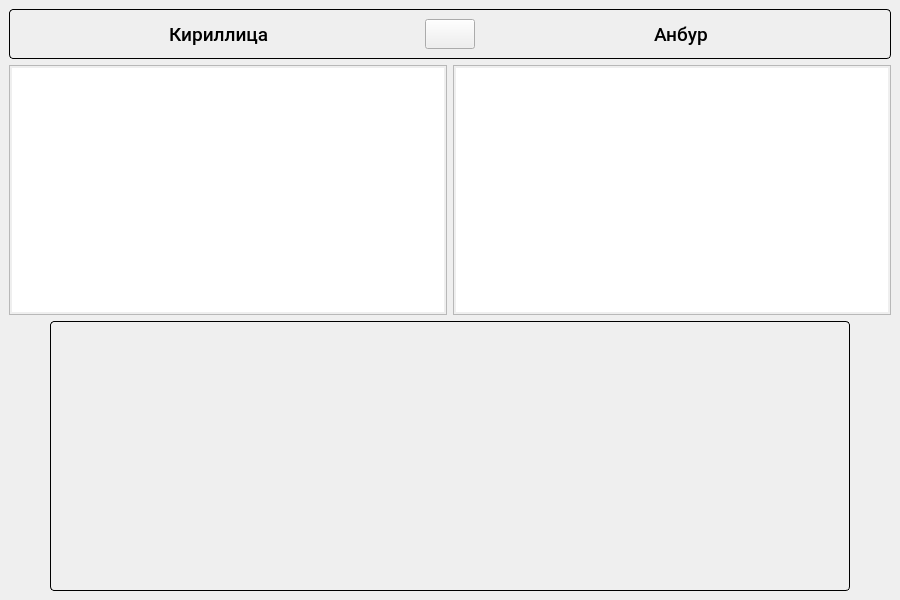
<?xml version="1.0" encoding="UTF-8"?>
<ui version="4.0">
 <class>MainWindow</class>
 <widget class="QMainWindow" name="MainWindow">
  <property name="geometry">
   <rect>
    <x>0</x>
    <y>0</y>
    <width>900</width>
    <height>600</height>
   </rect>
  </property>
  <property name="minimumSize">
   <size>
    <width>900</width>
    <height>600</height>
   </size>
  </property>
  <property name="maximumSize">
   <size>
    <width>16777215</width>
    <height>16777215</height>
   </size>
  </property>
  <property name="windowTitle">
   <string>MainWindow</string>
  </property>
  <property name="styleSheet">
   <string notr="true">#frame, #frame_2 {
	border-radius: 4px;
	border: 1px solid;
}</string>
  </property>
  <widget class="QWidget" name="centralwidget">
   <layout class="QGridLayout" name="gridLayout">
    <item row="0" column="0" colspan="3">
     <widget class="QFrame" name="frame">
      <property name="minimumSize">
       <size>
        <width>0</width>
        <height>50</height>
       </size>
      </property>
      <property name="maximumSize">
       <size>
        <width>16777215</width>
        <height>50</height>
       </size>
      </property>
      <property name="styleSheet">
       <string notr="true"/>
      </property>
      <property name="frameShape">
       <enum>QFrame::StyledPanel</enum>
      </property>
      <property name="frameShadow">
       <enum>QFrame::Raised</enum>
      </property>
      <layout class="QHBoxLayout" name="horizontalLayout_2">
       <item>
        <layout class="QHBoxLayout" name="horizontalLayout_4">
         <item>
          <spacer name="horizontalSpacer_3">
           <property name="orientation">
            <enum>Qt::Horizontal</enum>
           </property>
           <property name="sizeHint" stdset="0">
            <size>
             <width>40</width>
             <height>20</height>
            </size>
           </property>
          </spacer>
         </item>
         <item>
          <widget class="QLabel" name="label_2">
           <property name="font">
            <font>
             <family>Roboto Medium</family>
             <pointsize>14</pointsize>
            </font>
           </property>
           <property name="text">
            <string>Кириллица</string>
           </property>
          </widget>
         </item>
         <item>
          <spacer name="horizontalSpacer_4">
           <property name="orientation">
            <enum>Qt::Horizontal</enum>
           </property>
           <property name="sizeHint" stdset="0">
            <size>
             <width>40</width>
             <height>20</height>
            </size>
           </property>
          </spacer>
         </item>
        </layout>
       </item>
       <item>
        <widget class="QPushButton" name="reverse_translate_btn">
         <property name="minimumSize">
          <size>
           <width>50</width>
           <height>30</height>
          </size>
         </property>
         <property name="text">
          <string/>
         </property>
         <property name="icon">
          <iconset>
           <normaloff>../img/arrow_right.png</normaloff>../img/arrow_right.png</iconset>
         </property>
        </widget>
       </item>
       <item>
        <layout class="QHBoxLayout" name="horizontalLayout_3">
         <item>
          <spacer name="horizontalSpacer">
           <property name="orientation">
            <enum>Qt::Horizontal</enum>
           </property>
           <property name="sizeHint" stdset="0">
            <size>
             <width>40</width>
             <height>20</height>
            </size>
           </property>
          </spacer>
         </item>
         <item>
          <widget class="QLabel" name="label">
           <property name="font">
            <font>
             <family>Roboto Medium</family>
             <pointsize>14</pointsize>
            </font>
           </property>
           <property name="text">
            <string>Анбур</string>
           </property>
          </widget>
         </item>
         <item>
          <spacer name="horizontalSpacer_2">
           <property name="orientation">
            <enum>Qt::Horizontal</enum>
           </property>
           <property name="sizeHint" stdset="0">
            <size>
             <width>40</width>
             <height>20</height>
            </size>
           </property>
          </spacer>
         </item>
        </layout>
       </item>
      </layout>
     </widget>
    </item>
    <item row="2" column="0">
     <spacer name="horizontalSpacer_5">
      <property name="orientation">
       <enum>Qt::Horizontal</enum>
      </property>
      <property name="sizeHint" stdset="0">
       <size>
        <width>40</width>
        <height>20</height>
       </size>
      </property>
     </spacer>
    </item>
    <item row="2" column="1">
     <widget class="QFrame" name="frame_2">
      <property name="minimumSize">
       <size>
        <width>800</width>
        <height>270</height>
       </size>
      </property>
      <property name="styleSheet">
       <string notr="true">#frame_2 {
	background: qlineargradient(x1:0, y1:0, x2:1, y2:1,
                  stop:0 #cacaca, stop:1 #faeecb)
}</string>
      </property>
      <property name="frameShape">
       <enum>QFrame::StyledPanel</enum>
      </property>
      <property name="frameShadow">
       <enum>QFrame::Raised</enum>
      </property>
      <layout class="QVBoxLayout" name="verticalLayout">
       <item>
        <layout class="QVBoxLayout" name="keyboard_layout"/>
       </item>
      </layout>
     </widget>
    </item>
    <item row="2" column="2">
     <spacer name="horizontalSpacer_6">
      <property name="orientation">
       <enum>Qt::Horizontal</enum>
      </property>
      <property name="sizeHint" stdset="0">
       <size>
        <width>40</width>
        <height>20</height>
       </size>
      </property>
     </spacer>
    </item>
    <item row="1" column="0" colspan="3">
     <layout class="QGridLayout" name="gridLayout_2">
      <item row="0" column="0">
       <widget class="QPlainTextEdit" name="plainTextEdit">
        <property name="minimumSize">
         <size>
          <width>300</width>
          <height>100</height>
         </size>
        </property>
        <property name="font">
         <font>
          <family>Calibri</family>
          <pointsize>14</pointsize>
         </font>
        </property>
        <property name="styleSheet">
         <string notr="true">padding: 2px;</string>
        </property>
        <property name="plainText">
         <string/>
        </property>
       </widget>
      </item>
      <item row="0" column="1">
       <widget class="QPlainTextEdit" name="plainTextEdit_2">
        <property name="minimumSize">
         <size>
          <width>300</width>
          <height>100</height>
         </size>
        </property>
        <property name="font">
         <font>
          <family>Calibri</family>
          <pointsize>14</pointsize>
         </font>
        </property>
        <property name="styleSheet">
         <string notr="true">padding: 2px;</string>
        </property>
       </widget>
      </item>
     </layout>
    </item>
   </layout>
  </widget>
 </widget>
 <resources/>
 <connections/>
</ui>
